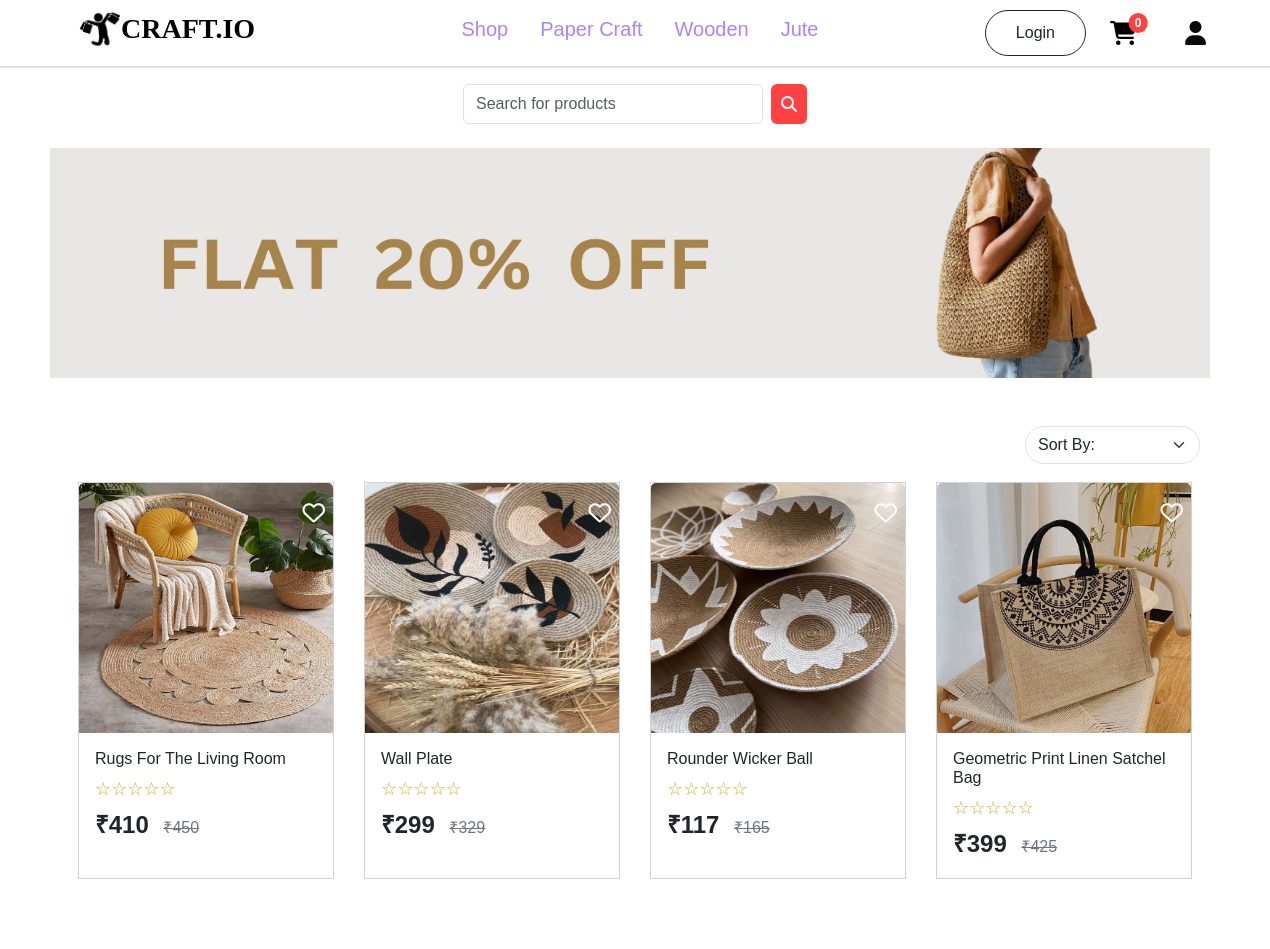
Page /customer/products/Jute/ (upper part) on the earlier database version.
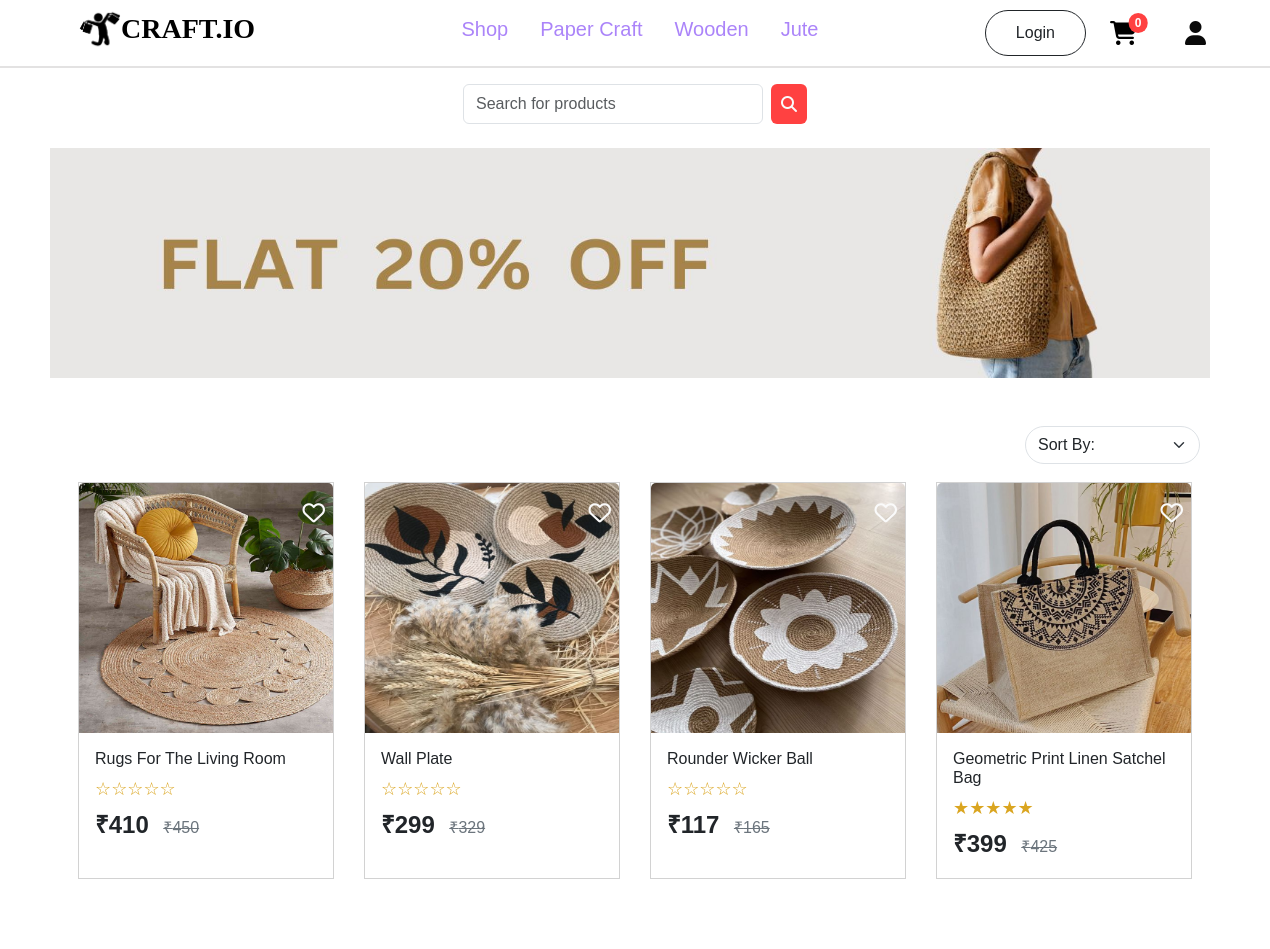
Same page on the later database version.
### account/models.py (models this page shows, shortened)
class Productss(models.Model):
    title=models.CharField(max_length=100)
    description=models.CharField(max_length=500)
    price=models.IntegerField()
    offerprice=models.IntegerField()
    image=models.ImageField(upload_to='product_images')
    stock=models.IntegerField()
    ShippingFee=models.CharField(max_length=100,default='Free')
    created_at = models.DateTimeField(default=timezone.now)
    options=(
        ('PaperCraft','PaperCraft'),
        ('Wooden','Wooden'),
        ('Jute','Jute'),
    )
    category=models.CharField(max_length=100,choices=options)

### customer/views.py (the view)
# urls.py: path('products/<str:cat>/', ProductListView.as_view(), name='products'),
class ProductListView(ListView):
    model = Productss
    template_name = 'productlist.html'
    context_object_name = 'products'
    def get_queryset(self):
        cat = self.kwargs.get('cat')
        self.request.session['category'] = cat
        sort_option = self.request.GET.get('sortby')
        queryset = Productss.objects.filter(category=cat)
        if sort_option == 'price_asc':
            queryset = queryset.order_by('offerprice')
        elif sort_option == 'price_desc':
            queryset = queryset.order_by('-offerprice')
        elif sort_option == 'newest':
            queryset = queryset.order_by('-created_at')
        return queryset
    def get_context_data(self, **kwargs):
        context = super().get_context_data(**kwargs)
        category = self.kwargs.get('cat')
        context['category'] = category
        for product in context['products']:
            avg_rating = ProductReview.objects.filter(product=product).aggregate(Avg('rating'))['rating__avg']
            product.avg_rating = avg_rating if avg_rating is not None else 0
        context['sortby'] = self.request.GET.get('sortby', '')
        return context

### customer/context_processors.py (called while the page is built)
def item_count(request):
    if request.user.is_authenticated:
        cart_count=Cart.objects.filter(user=request.user).count()
        wishlist_count=Wishlist.objects.filter(user=request.user).count()
        order_count=Orders.objects.filter(user=request.user).count()
        return {'cart':cart_count,'wishlist':wishlist_count,'order':order_count}
    else:
        return {"cart":0,'wishlist':0,"order":0}

### customer/templatetags/custom_filters.py (called while the page is built)
@register.filter
def to(value, max_value):
    try:
        value = int(value)
    except (ValueError, TypeError):
        value = 0
    filled_stars = '★' * value
    empty_stars = '☆' * (max_value - value)
    return filled_stars + empty_stars

### customer/templates/productlist.html (shortened to what this page needs)
{% extends 'navbar.html' %}
{% block content %}
{% load static %}
{% load custom_filters %}
<div class=" d-flex justify-content-center mb-4 mt-3">
    <form action="{% url 'search' %}" method="post" class="d-flex">
  <input class="form-control me-2" type="search" placeholder="Search for products" name="searchkey" aria-label="Search" style="width: 300px; height: 40px;">
  <button class="btn" type="submit" style="height: 40px; background-color: #ff4141; padding: 10px; border: none;">
      <i class="fa-solid fa-magnifying-glass" style="color: #f9fafb;"></i>
  </button>
</form>
</div>
<div class="mt-4">
    {% if category == 'PaperCraft' %}
        <img src="{% static 'image/banner_papercraft.jpg' %}" alt="" style="height: 230px; width: 1160px; margin-left: 50px; margin-right: 50px;">
    {% elif category == 'Wooden' %}
        <img src="{% static 'image/banner_bamboos.jpg' %}" alt="" style="height: 230px; width: 1160px; margin-left: 50px; margin-right: 50px;">
    {% elif category == 'Jute' %}
        <img src="{% static 'image/banner_jute.jpg' %}" alt="" style="height: 230px; width: 1160px; margin-left: 50px; margin-right: 50px;">
    {% endif %}
</div>
<div class="d-flex justify-content-end align-items-center mt-5" style="margin-right: 70px;">
    <form method="get" class="d-flex align-items-center">
        <select name="sortby" id="sortby" class="form-select" style="width: 175px;border-radius: 30px;" onchange="this.form.submit()">
            <option value="">Sort By:</option>
        </select>
    </form>
</div>
<div class="d-flex justify-content-center flex-wrap mt-2" style="gap: 30px;">
    {% for product in products %}
    <div class="card" style="width: 16rem; border-radius: 0%; margin-top: 10px;margin-bottom: 30px;">
        <img src="{{ product.image.url }}" height="250px" class="card-img-top" alt="...">
        <a href="{% url 'add_to_wishlist' product.id %}" class="mt-2 position-absolute top-0 end-0 m-2 text-danger" style="font-size: 30px; z-index: 10;">
            <i class="fa-regular fa-heart fa-fade fa-xs" style="color: #fafafa;"></i>
        </a>
        <div class="card-body">
            <h6 class="card-title">{{ product.title }}</h6>
            <p class="mt-2 mb-1" style="color: goldenrod; font-size:large;">
                {{ product.avg_rating|to:5 }}
            </p>
            <p class="card-text" style="display: inline; margin-right: 10px;"><b style="font-size: x-large;">&#8377;{{ product.offerprice }}</b></p>
            <s class="card-text text-secondary">&#8377;{{ product.price }}</s>
        </div>
    </div>
    {% endfor %}
</div>
{% endblock content %}

Differences in the rows shown:
changed Productss "Geometric Print Linen Satchel Bag": avg_rating|to "☆☆☆☆☆" → "★★★★★"
